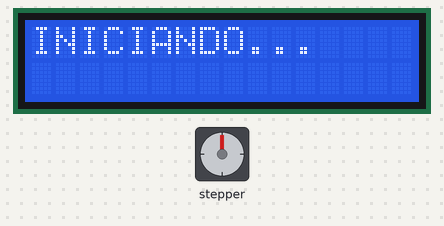
A sketch run on a simulated Arduino Uno, built with avr-gcc and run on an emulated ATmega328P. Parts: stepper motor, 16×2 character LCD. Wiring (inferred from the names in the program): stepper motor driver (200 steps per turn assumed): step pin 3; direction pin 2. EEPROM starts erased.

Above: at 0.1 s.
At 12.16 s:
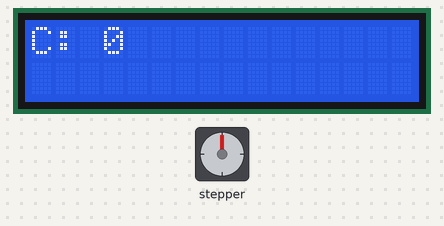
At 26.0 s:
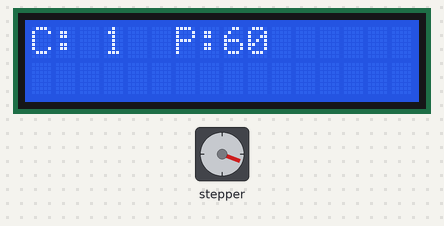
At 39.88 s:
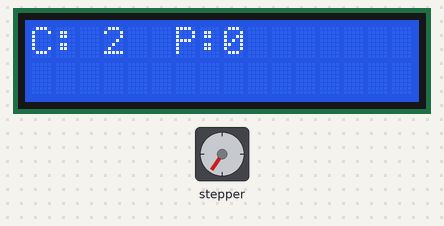
Timing chart, 0 to 40.0 s (numbered marks = the images above):
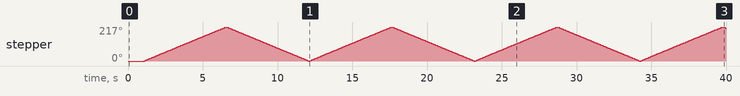

Measured:
- by itself, stepper: turns 217° clockwise in 5.5 s, then 217° counter-clockwise in 5.5 s, repeating every 11.1 s

The sketch:

motor.ino
```cpp
// Define stepper motor connections:
#include <Wire.h>
#include <LiquidCrystal_I2C.h>
#include <EEPROM.h>

#define dirPin 2
#define stepPin 3
#define Botonreset 4
int contador;
int pasos = 120, timedelay = 20;
int limiteContador = 1000;
int fin;

LiquidCrystal_I2C lcd(0x27, 16, 2);  //

void setup() {
  // Declare pins as output:
  pinMode(stepPin, OUTPUT);
  pinMode(dirPin, OUTPUT);
  pinMode(Botonreset, INPUT);
  lcd.init();
  lcd.backlight();
  lcd.print("INICIANDO...");
  delay(1000);
  lcd.clear();
  EEPROM.get(0, contador);
}

void loop() {
  while(contador < limiteContador+1){
    lcd.clear();
    lcd_contador();
    digitalWrite(dirPin, HIGH);
    ciclopaso();
    lcd.clear();
    lcd_contador();
    digitalWrite(dirPin, LOW);
    ciclopaso();
    contador++;
    EEPROM.put(0, contador);
  }
  if(contador <= limiteContador && fin == 0){
    lcd.clear();
  lcd.setCursor(0, 0);
  lcd.print("FIN");
  lcd.setCursor(5, 0);
  lcd.print("C:");
  lcd.setCursor(8,0);
  lcd.print(contador);
    fin = 1;
  }
  if(digitalRead(Botonreset) == HIGH){
    contador =0;
    fin =0;
    EEPROM.put(0, contador);
    delay(500);
  }
}

void lcd_contador(){
  lcd.setCursor(0, 0);
  lcd.print("C:");
  lcd.setCursor(3, 0);
  lcd.print(contador);
}

void ciclopaso(){
  for(int i=0; i<pasos+1; i++){
    digitalWrite(stepPin, HIGH);
    delay(timedelay);
    digitalWrite(stepPin, LOW);
    delay(timedelay);
    lcd.setCursor(6, 0);
    lcd.print("P:");
    lcd.setCursor(8, 0);
    lcd.print(i);
  }
}
```
